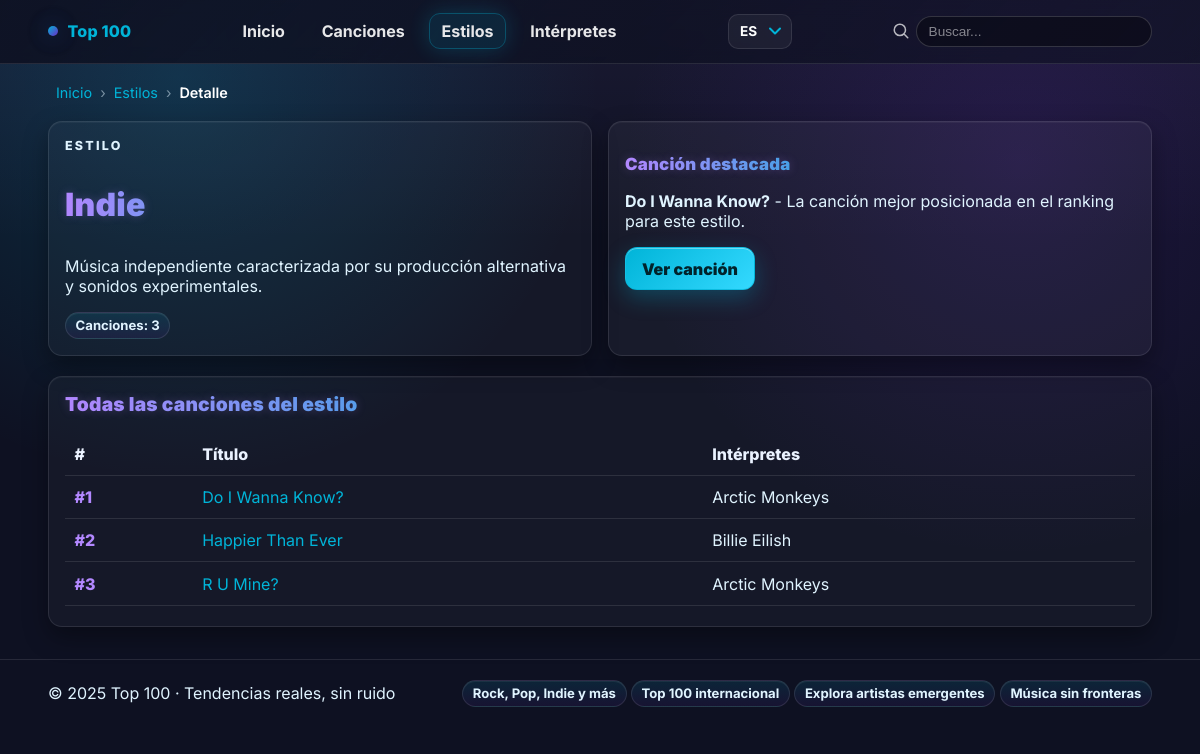
Page /es/genres/6/ on the committed database.
### apptop100/models.py (models this page shows, shortened)
class Estilo(models.Model):
    nombre = models.CharField(max_length=100, unique=True)
    descripcion = models.TextField(blank=True)

class Cancion(models.Model):
    nombre = models.CharField(max_length=200)
    artistas = models.ManyToManyField(Artista, related_name='canciones')
    estilo = models.ForeignKey(Estilo, on_delete=models.CASCADE, related_name='canciones')
    reproducciones = models.IntegerField()
    duracion = models.IntegerField(help_text="Duración en segundos")
    fecha_lanzamiento = models.DateField(blank=True, null=True)
    album = models.ForeignKey(Album, on_delete=models.SET_NULL, blank=True, null=True, related_name='canciones')

class Artista(models.Model):
    nombre = models.CharField(max_length=200)
    fecha_nacimiento = models.DateField(blank=True, null=True)
    followers = models.IntegerField()
    imagen = models.URLField(blank=True)
    popularidad = models.IntegerField()
    nacionalidad = models.CharField(max_length=100, blank=True)

### apptop100/views.py (the view)
# urls.py: path('<int:pk>/', views.show_estilo, name='detail'),
def show_estilo(request, pk):
    estilo = get_object_or_404(Estilo, pk=pk)
    canciones = estilo.canciones.order_by('-reproducciones')
    context = {"genre": estilo, "songs": canciones}
    return render(request, "genres/detail.html", context)

### apptop100/templates/genres/detail.html (shortened to what this page needs)
{% extends "base.html" %}
{% load i18n %}
{% block nav_genres %}active{% endblock %}
{% block content %}
<nav class="breadcrumbs section">
  <a href="{% url 'home' %}">{% trans "Inicio" %}</a>
  <a href="{% url 'genres:list' %}">{% trans "Estilos" %}</a>
  <span>{% trans "Detalle" %}</span>
</nav>
<section class="grid cols-2 section">
  <article class="card">
    <div class="kicker">{% trans "Estilo" %}</div>
    <h1 class="title">{{ genre.nombre }}</h1>
    <p class="muted">
      {% if genre.descripcion %}
        {{ genre.descripcion }}
      {% else %}
        {% trans "Sin descripción disponible." %}
      {% endif %}
    </p>
    <div class="chips mt-md">
      <span class="chip">
      </span>
    </div>
  </article>
  <article class="card soft">
    <h3 class="title card-title-featured">{% trans "Canción destacada" %}</h3>
    {% if songs.first %}
    <p class="muted">
      <strong>{{ songs.first.nombre }}</strong>
      {% trans " - La canción mejor posicionada en el ranking para este estilo." %}
    </p>
    <div class="row">
      <a class="btn" href="{% url 'songs:detail' pk=songs.first.pk %}">{% trans "Ver canción" %}</a>
    </div>
    {% else %}
    <p class="muted">
      {% trans "No hay canciones disponibles para este estilo." %}
    </p>
    {% endif %}
  </article>
</section>
<section class="section card">
  <h2 class="title section-title">{% trans "Todas las canciones del estilo" %}</h2>
  <table class="table">
    <thead>
      <tr>
        <th>#</th>
        <th>{% trans "Título" %}</th>
        <th>{% trans "Intérpretes" %}</th>
      </tr>
    </thead>
    <tbody>
      {% for cancion in songs %}
      <tr>
        <td class="rank">#{{ forloop.counter }}</td>
        <td>
          <a href="{% url 'songs:detail' pk=cancion.pk %}">{{ cancion.nombre }}</a>
        </td>
        <td class="muted">
          {% for artista in cancion.artistas.all %}
            {{ artista.nombre }}{% if not forloop.last %}, {% endif %}
          {% endfor %}
        </td>
      </tr>
      {% empty %}
      <tr>
        <td colspan="3" class="table-empty">
          {% trans "No hay canciones para este estilo." %}
        </td>
      </tr>
      {% endfor %}
    </tbody>
  </table>
</section>
{% endblock %}

### apptop100/static/css/main.css (style rules this page uses)
:root { --grad-azul-violeta: linear-gradient(135deg, #00b4d8 0%, #6c2dc7 100%); --c-teal: #00b4d8; --c-blue: #0077b6; --c-violet: #6c2dc7; --c-violet-light: #b388ff; --c-white: #ffffff; --c-ice: #e0f4ff; --bg: #0e1122; --text: var(--c-white); --muted: var(--c-ice); --accent: var(--c-teal); --border: rgba(255, 255, 255, 0.1); --glow-teal: 0 0 22px rgba(0, 180, 216, 0.28); --glow-violet: 0 0 26px rgba(108, 45, 199, 0.25); }
* { box-sizing: border-box; }
html, body { height: 100%; }
body { margin: 0; font-family: Inter, system-ui, -apple-system, Segoe UI, Roboto, Arial, "Apple Color Emoji", "Segoe UI Emoji"; color: var(--text); background: radial-gradient(70% 100% at 15% 10%, rgba(0, 180, 216, 0.18), transparent 50%), radial-gradient(60% 90% at 85% 20%, rgba(108, 45, 199, 0.18), transparent 55%), linear-gradient(180deg, rgba(179, 136, 255, 0.08), transparent 30%), var(--bg); background-repeat: no-repeat; }
a { color: var(--accent); text-decoration: none; }
.row { display: flex; gap: 1rem; flex-wrap: wrap; align-items: center; }
.section { padding: 1.25rem 0; }
.section + .section { padding-top: 0; padding-bottom: 1.25rem; }
.grid { display: grid; gap: 1rem; }
.grid.cols-2 { grid-template-columns: repeat(2, minmax(0, 1fr)); }
.card { background: rgba(255, 255, 255, 0.03); border: 1px solid var(--border); border-radius: 14px; padding: 1rem; box-shadow: inset 0 1px 0 rgba(255, 255, 255, 0.04), 0 10px 24px rgba(0, 0, 0, 0.35); }
.card.soft { background: rgba(255, 255, 255, 0.045); }
.kicker { font-size: 0.78rem; letter-spacing: 0.18em; text-transform: uppercase; color: var(--muted); font-weight: 800; }
.title { font-size: clamp(1.2rem, 0.7rem + 1.8vw, 2rem); font-weight: 900; letter-spacing: 0.2px; background: linear-gradient(90deg, #b388ff, #00b4d8, #6c2dc7); -webkit-background-clip: text; background-clip: text; color: transparent; text-shadow: 0 0 10px rgba(179, 136, 255, 0.25); }
.muted { color: var(--muted); }
.rank { color: #b388ff; font-weight: 800; }
.badge, .chip { display: inline-flex; align-items: center; gap: 0.4rem; padding: 0.28rem 0.6rem; border-radius: 999px; font-size: 0.82rem; font-weight: 700; color: var(--muted); border: 1px solid var(--border); background: linear-gradient(180deg, rgba(0, 180, 216, 0.12), rgba(108, 45, 199, 0.1)); box-shadow: inset 0 1px 0 rgba(255, 255, 255, 0.06); }
.btn { display: inline-flex; align-items: center; gap: 0.5rem; padding: 0.65rem 1rem; border-radius: 12px; font-weight: 900; border: 1px solid rgba(0, 180, 216, 0.6); background: linear-gradient(135deg, var(--c-teal), #34d9ff); color: #01232b; box-shadow: 0 8px 22px rgba(0, 180, 216, 0.28), inset 0 1px 0 rgba(255, 255, 255, 0.35); }
.table { width: 100%; border-collapse: collapse; }
.table th, .table td { padding: 0.7rem 0.6rem; border-bottom: 1px solid var(--border); text-align: left; }
.table thead th { color: #eaf2ff; font-weight: 800; }

### apptop100/static/css/pages.css (style rules this page uses)
.section-title { font-size: 1.2rem; }
.card-title-featured { font-size: 1.05rem; }
.mt-md { margin-top: .75rem; }
.breadcrumbs { display: flex; gap: .5rem; align-items: center; flex-wrap: wrap; font-size: .9rem; color: var(--muted); }
.breadcrumbs a { color: var(--accent); }
.breadcrumbs span { color: var(--text); font-weight: 600; }
.breadcrumbs::before { content: ''; }
.breadcrumbs a::after { content: '›'; margin-left: .5rem; color: var(--muted); opacity: .5; }

### rows in the picture
Estilo: descripcion "Música independiente caracterizada por su producción alternativa y sonidos experimentales."
Cancion: first.nombre "Do I Wanna Know?", nombre "Do I Wanna Know?"
Artista: nombre "Arctic Monkeys"
Cancion: nombre "Happier Than Ever"
Artista: nombre "Billie Eilish"
Cancion: nombre "R U Mine?"
